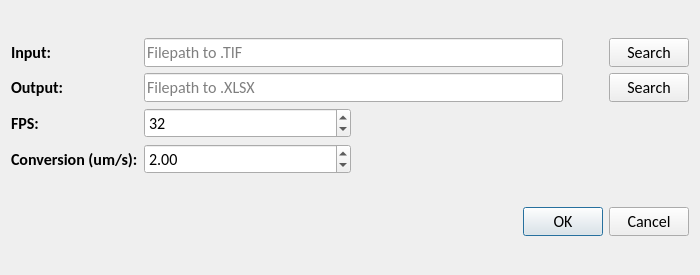
<?xml version="1.0" encoding="UTF-8"?>
<ui version="4.0">
 <class>Dialog</class>
 <widget class="QDialog" name="Dialog">
  <property name="windowModality">
   <enum>Qt::ApplicationModal</enum>
  </property>
  <property name="geometry">
   <rect>
    <x>0</x>
    <y>0</y>
    <width>700</width>
    <height>275</height>
   </rect>
  </property>
  <property name="minimumSize">
   <size>
    <width>700</width>
    <height>275</height>
   </size>
  </property>
  <property name="maximumSize">
   <size>
    <width>900</width>
    <height>275</height>
   </size>
  </property>
  <property name="font">
   <font>
    <family>Calibri</family>
    <pointsize>12</pointsize>
   </font>
  </property>
  <property name="windowTitle">
   <string>New Analysis</string>
  </property>
  <property name="modal">
   <bool>true</bool>
  </property>
  <layout class="QVBoxLayout" name="verticalLayout">
   <item>
    <layout class="QGridLayout" name="gridLayout">
     <item row="0" column="0">
      <widget class="QLabel" name="label">
       <property name="sizePolicy">
        <sizepolicy hsizetype="Fixed" vsizetype="Preferred">
         <horstretch>0</horstretch>
         <verstretch>0</verstretch>
        </sizepolicy>
       </property>
       <property name="font">
        <font>
         <family>Calibri</family>
         <pointsize>12</pointsize>
         <weight>75</weight>
         <bold>true</bold>
        </font>
       </property>
       <property name="text">
        <string>Input:</string>
       </property>
      </widget>
     </item>
     <item row="0" column="1" colspan="2">
      <widget class="QLineEdit" name="inputFP">
       <property name="readOnly">
        <bool>true</bool>
       </property>
       <property name="placeholderText">
        <string>Filepath to .TIF</string>
       </property>
      </widget>
     </item>
     <item row="0" column="3">
      <spacer name="horizontalSpacer">
       <property name="orientation">
        <enum>Qt::Horizontal</enum>
       </property>
       <property name="sizeType">
        <enum>QSizePolicy::Fixed</enum>
       </property>
       <property name="sizeHint" stdset="0">
        <size>
         <width>40</width>
         <height>20</height>
        </size>
       </property>
      </spacer>
     </item>
     <item row="0" column="4">
      <widget class="QPushButton" name="inputSearch">
       <property name="sizePolicy">
        <sizepolicy hsizetype="Fixed" vsizetype="Fixed">
         <horstretch>0</horstretch>
         <verstretch>0</verstretch>
        </sizepolicy>
       </property>
       <property name="text">
        <string>Search</string>
       </property>
      </widget>
     </item>
     <item row="1" column="0">
      <widget class="QLabel" name="label_2">
       <property name="sizePolicy">
        <sizepolicy hsizetype="Fixed" vsizetype="Preferred">
         <horstretch>0</horstretch>
         <verstretch>0</verstretch>
        </sizepolicy>
       </property>
       <property name="font">
        <font>
         <family>Calibri</family>
         <pointsize>12</pointsize>
         <weight>75</weight>
         <bold>true</bold>
        </font>
       </property>
       <property name="text">
        <string>Output:</string>
       </property>
      </widget>
     </item>
     <item row="1" column="1" colspan="2">
      <widget class="QLineEdit" name="outputFP">
       <property name="readOnly">
        <bool>true</bool>
       </property>
       <property name="placeholderText">
        <string>Filepath to .XLSX</string>
       </property>
      </widget>
     </item>
     <item row="1" column="3">
      <spacer name="horizontalSpacer_2">
       <property name="orientation">
        <enum>Qt::Horizontal</enum>
       </property>
       <property name="sizeType">
        <enum>QSizePolicy::Fixed</enum>
       </property>
       <property name="sizeHint" stdset="0">
        <size>
         <width>40</width>
         <height>20</height>
        </size>
       </property>
      </spacer>
     </item>
     <item row="1" column="4">
      <widget class="QPushButton" name="outputSearch">
       <property name="sizePolicy">
        <sizepolicy hsizetype="Fixed" vsizetype="Fixed">
         <horstretch>0</horstretch>
         <verstretch>0</verstretch>
        </sizepolicy>
       </property>
       <property name="text">
        <string>Search</string>
       </property>
      </widget>
     </item>
     <item row="2" column="0">
      <widget class="QLabel" name="label_3">
       <property name="sizePolicy">
        <sizepolicy hsizetype="Fixed" vsizetype="Preferred">
         <horstretch>0</horstretch>
         <verstretch>0</verstretch>
        </sizepolicy>
       </property>
       <property name="font">
        <font>
         <family>Calibri</family>
         <pointsize>12</pointsize>
         <weight>75</weight>
         <bold>true</bold>
        </font>
       </property>
       <property name="text">
        <string>FPS:</string>
       </property>
      </widget>
     </item>
     <item row="3" column="0">
      <widget class="QLabel" name="label_4">
       <property name="sizePolicy">
        <sizepolicy hsizetype="Fixed" vsizetype="Preferred">
         <horstretch>0</horstretch>
         <verstretch>0</verstretch>
        </sizepolicy>
       </property>
       <property name="font">
        <font>
         <family>Calibri</family>
         <pointsize>12</pointsize>
         <weight>75</weight>
         <bold>true</bold>
        </font>
       </property>
       <property name="text">
        <string>Conversion (um/s):</string>
       </property>
      </widget>
     </item>
     <item row="3" column="1">
      <widget class="QDoubleSpinBox" name="conversion">
       <property name="decimals">
        <number>2</number>
       </property>
       <property name="maximum">
        <double>100.000000000000000</double>
       </property>
       <property name="value">
        <double>2.000000000000000</double>
       </property>
      </widget>
     </item>
     <item row="2" column="1">
      <widget class="QSpinBox" name="fps">
       <property name="maximum">
        <number>1000</number>
       </property>
       <property name="value">
        <number>32</number>
       </property>
      </widget>
     </item>
    </layout>
   </item>
   <item>
    <widget class="QDialogButtonBox" name="buttonBox">
     <property name="orientation">
      <enum>Qt::Horizontal</enum>
     </property>
     <property name="standardButtons">
      <set>QDialogButtonBox::Cancel|QDialogButtonBox::Ok</set>
     </property>
    </widget>
   </item>
  </layout>
 </widget>
 <resources/>
 <connections>
  <connection>
   <sender>buttonBox</sender>
   <signal>accepted()</signal>
   <receiver>Dialog</receiver>
   <slot>accept()</slot>
   <hints>
    <hint type="sourcelabel">
     <x>248</x>
     <y>254</y>
    </hint>
    <hint type="destinationlabel">
     <x>157</x>
     <y>274</y>
    </hint>
   </hints>
  </connection>
  <connection>
   <sender>buttonBox</sender>
   <signal>rejected()</signal>
   <receiver>Dialog</receiver>
   <slot>reject()</slot>
   <hints>
    <hint type="sourcelabel">
     <x>316</x>
     <y>260</y>
    </hint>
    <hint type="destinationlabel">
     <x>286</x>
     <y>274</y>
    </hint>
   </hints>
  </connection>
 </connections>
</ui>
